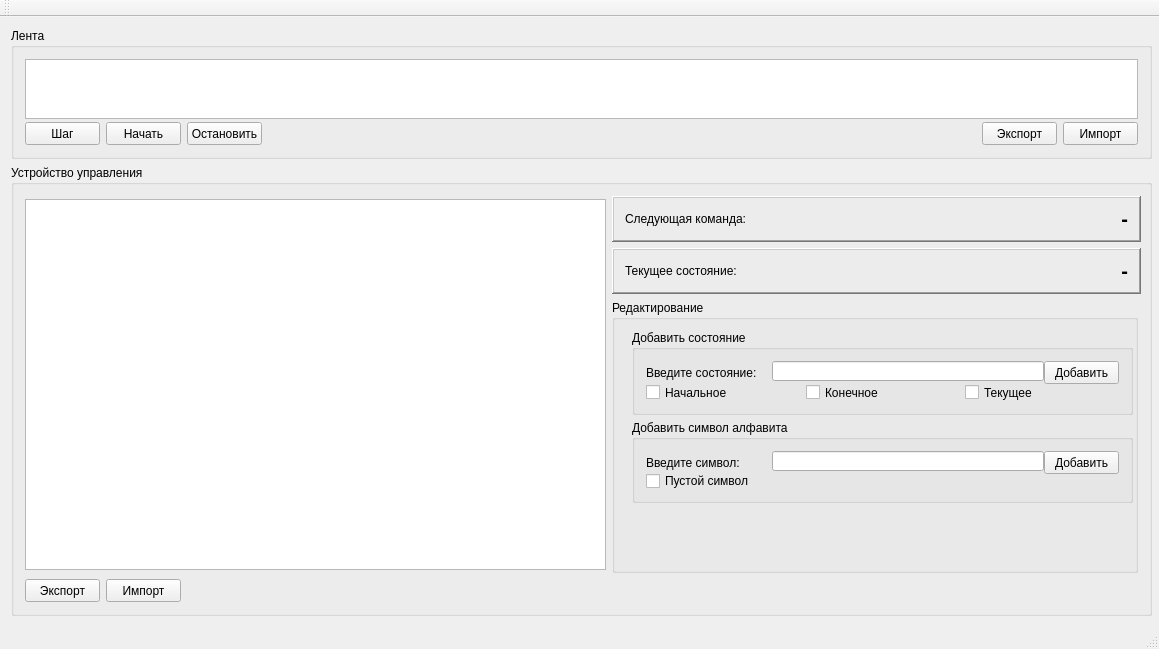
<?xml version="1.0" encoding="UTF-8"?>
<ui version="4.0">
 <class>TuringMachineClass</class>
 <widget class="QMainWindow" name="TuringMachineClass">
  <property name="geometry">
   <rect>
    <x>0</x>
    <y>0</y>
    <width>1159</width>
    <height>649</height>
   </rect>
  </property>
  <property name="minimumSize">
   <size>
    <width>1159</width>
    <height>649</height>
   </size>
  </property>
  <property name="maximumSize">
   <size>
    <width>1159</width>
    <height>649</height>
   </size>
  </property>
  <property name="windowTitle">
   <string>TuringMachine</string>
  </property>
  <widget class="QWidget" name="centralWidget">
   <layout class="QGridLayout" name="gridLayout_3">
    <item row="0" column="0">
     <widget class="QGroupBox" name="groupBox">
      <property name="minimumSize">
       <size>
        <width>1141</width>
        <height>131</height>
       </size>
      </property>
      <property name="maximumSize">
       <size>
        <width>1141</width>
        <height>131</height>
       </size>
      </property>
      <property name="title">
       <string>Лента</string>
      </property>
      <layout class="QGridLayout" name="gridLayout_2">
       <item row="0" column="0">
        <widget class="QTableWidget" name="tape">
         <property name="minimumSize">
          <size>
           <width>0</width>
           <height>60</height>
          </size>
         </property>
         <property name="maximumSize">
          <size>
           <width>16777215</width>
           <height>60</height>
          </size>
         </property>
         <property name="font">
          <font>
           <family>Cooper Black</family>
           <pointsize>13</pointsize>
           <weight>50</weight>
           <bold>false</bold>
          </font>
         </property>
         <property name="editTriggers">
          <set>QAbstractItemView::DoubleClicked</set>
         </property>
         <property name="textElideMode">
          <enum>Qt::ElideMiddle</enum>
         </property>
         <attribute name="horizontalHeaderVisible">
          <bool>false</bool>
         </attribute>
         <attribute name="horizontalHeaderCascadingSectionResizes">
          <bool>true</bool>
         </attribute>
         <attribute name="horizontalHeaderDefaultSectionSize">
          <number>50</number>
         </attribute>
         <attribute name="verticalHeaderVisible">
          <bool>false</bool>
         </attribute>
         <attribute name="verticalHeaderCascadingSectionResizes">
          <bool>false</bool>
         </attribute>
         <attribute name="verticalHeaderDefaultSectionSize">
          <number>50</number>
         </attribute>
        </widget>
       </item>
       <item row="1" column="0">
        <layout class="QHBoxLayout" name="horizontalLayout">
         <item>
          <widget class="QPushButton" name="step">
           <property name="minimumSize">
            <size>
             <width>75</width>
             <height>23</height>
            </size>
           </property>
           <property name="maximumSize">
            <size>
             <width>75</width>
             <height>23</height>
            </size>
           </property>
           <property name="font">
            <font>
             <pointsize>9</pointsize>
            </font>
           </property>
           <property name="text">
            <string>Шаг</string>
           </property>
          </widget>
         </item>
         <item>
          <widget class="QPushButton" name="begin">
           <property name="minimumSize">
            <size>
             <width>75</width>
             <height>23</height>
            </size>
           </property>
           <property name="maximumSize">
            <size>
             <width>75</width>
             <height>23</height>
            </size>
           </property>
           <property name="font">
            <font>
             <pointsize>9</pointsize>
            </font>
           </property>
           <property name="text">
            <string>Начать</string>
           </property>
          </widget>
         </item>
         <item>
          <widget class="QPushButton" name="stop">
           <property name="minimumSize">
            <size>
             <width>75</width>
             <height>23</height>
            </size>
           </property>
           <property name="maximumSize">
            <size>
             <width>75</width>
             <height>23</height>
            </size>
           </property>
           <property name="font">
            <font>
             <pointsize>9</pointsize>
            </font>
           </property>
           <property name="text">
            <string>Остановить</string>
           </property>
          </widget>
         </item>
         <item>
          <spacer name="horizontalSpacer">
           <property name="orientation">
            <enum>Qt::Horizontal</enum>
           </property>
           <property name="sizeHint" stdset="0">
            <size>
             <width>718</width>
             <height>20</height>
            </size>
           </property>
          </spacer>
         </item>
         <item>
          <widget class="QPushButton" name="exportTape">
           <property name="minimumSize">
            <size>
             <width>75</width>
             <height>23</height>
            </size>
           </property>
           <property name="maximumSize">
            <size>
             <width>75</width>
             <height>23</height>
            </size>
           </property>
           <property name="font">
            <font>
             <pointsize>9</pointsize>
            </font>
           </property>
           <property name="text">
            <string>Экспорт</string>
           </property>
          </widget>
         </item>
         <item>
          <widget class="QPushButton" name="importTape">
           <property name="minimumSize">
            <size>
             <width>75</width>
             <height>23</height>
            </size>
           </property>
           <property name="maximumSize">
            <size>
             <width>75</width>
             <height>23</height>
            </size>
           </property>
           <property name="font">
            <font>
             <pointsize>9</pointsize>
            </font>
           </property>
           <property name="text">
            <string>Импорт</string>
           </property>
          </widget>
         </item>
        </layout>
       </item>
      </layout>
     </widget>
    </item>
    <item row="1" column="0">
     <widget class="QGroupBox" name="groupBox_2">
      <property name="minimumSize">
       <size>
        <width>1141</width>
        <height>451</height>
       </size>
      </property>
      <property name="maximumSize">
       <size>
        <width>1141</width>
        <height>451</height>
       </size>
      </property>
      <property name="font">
       <font>
        <pointsize>9</pointsize>
       </font>
      </property>
      <property name="title">
       <string>Устройство управления</string>
      </property>
      <layout class="QGridLayout" name="gridLayout">
       <item row="0" column="0" rowspan="3" colspan="2">
        <widget class="QTableWidget" name="controller">
         <property name="minimumSize">
          <size>
           <width>581</width>
           <height>371</height>
          </size>
         </property>
         <property name="maximumSize">
          <size>
           <width>581</width>
           <height>371</height>
          </size>
         </property>
         <property name="editTriggers">
          <set>QAbstractItemView::DoubleClicked</set>
         </property>
         <attribute name="horizontalHeaderCascadingSectionResizes">
          <bool>false</bool>
         </attribute>
         <attribute name="horizontalHeaderStretchLastSection">
          <bool>true</bool>
         </attribute>
         <attribute name="verticalHeaderStretchLastSection">
          <bool>false</bool>
         </attribute>
        </widget>
       </item>
       <item row="0" column="2">
        <widget class="QFrame" name="frame_2">
         <property name="minimumSize">
          <size>
           <width>529</width>
           <height>46</height>
          </size>
         </property>
         <property name="maximumSize">
          <size>
           <width>529</width>
           <height>46</height>
          </size>
         </property>
         <property name="frameShape">
          <enum>QFrame::WinPanel</enum>
         </property>
         <property name="frameShadow">
          <enum>QFrame::Raised</enum>
         </property>
         <layout class="QHBoxLayout" name="horizontalLayout_3">
          <item>
           <widget class="QLabel" name="label_3">
            <property name="font">
             <font>
              <pointsize>9</pointsize>
             </font>
            </property>
            <property name="text">
             <string>Следующая команда:</string>
            </property>
           </widget>
          </item>
          <item>
           <widget class="QLabel" name="nextCommand">
            <property name="font">
             <font>
              <pointsize>15</pointsize>
              <weight>75</weight>
              <bold>true</bold>
             </font>
            </property>
            <property name="text">
             <string>-</string>
            </property>
            <property name="alignment">
             <set>Qt::AlignRight|Qt::AlignTrailing|Qt::AlignVCenter</set>
            </property>
           </widget>
          </item>
         </layout>
        </widget>
       </item>
       <item row="1" column="2">
        <widget class="QFrame" name="frame">
         <property name="minimumSize">
          <size>
           <width>529</width>
           <height>46</height>
          </size>
         </property>
         <property name="maximumSize">
          <size>
           <width>529</width>
           <height>46</height>
          </size>
         </property>
         <property name="frameShape">
          <enum>QFrame::WinPanel</enum>
         </property>
         <property name="frameShadow">
          <enum>QFrame::Raised</enum>
         </property>
         <layout class="QHBoxLayout" name="horizontalLayout_2">
          <item>
           <widget class="QLabel" name="label">
            <property name="font">
             <font>
              <pointsize>9</pointsize>
             </font>
            </property>
            <property name="text">
             <string>Текущее состояние:</string>
            </property>
           </widget>
          </item>
          <item>
           <widget class="QLabel" name="currentState">
            <property name="font">
             <font>
              <pointsize>15</pointsize>
              <weight>75</weight>
              <bold>true</bold>
             </font>
            </property>
            <property name="text">
             <string>-</string>
            </property>
            <property name="alignment">
             <set>Qt::AlignRight|Qt::AlignTrailing|Qt::AlignVCenter</set>
            </property>
           </widget>
          </item>
         </layout>
        </widget>
       </item>
       <item row="3" column="0">
        <layout class="QHBoxLayout" name="horizontalLayout_4">
         <item>
          <widget class="QPushButton" name="exportController">
           <property name="minimumSize">
            <size>
             <width>75</width>
             <height>23</height>
            </size>
           </property>
           <property name="maximumSize">
            <size>
             <width>75</width>
             <height>23</height>
            </size>
           </property>
           <property name="text">
            <string>Экспорт</string>
           </property>
          </widget>
         </item>
         <item>
          <widget class="QPushButton" name="importController">
           <property name="minimumSize">
            <size>
             <width>75</width>
             <height>23</height>
            </size>
           </property>
           <property name="maximumSize">
            <size>
             <width>75</width>
             <height>23</height>
            </size>
           </property>
           <property name="text">
            <string>Импорт</string>
           </property>
          </widget>
         </item>
        </layout>
       </item>
       <item row="3" column="1">
        <spacer name="horizontalSpacer_2">
         <property name="orientation">
          <enum>Qt::Horizontal</enum>
         </property>
         <property name="sizeType">
          <enum>QSizePolicy::Fixed</enum>
         </property>
         <property name="sizeHint" stdset="0">
          <size>
           <width>398</width>
           <height>20</height>
          </size>
         </property>
        </spacer>
       </item>
       <item row="2" column="2">
        <widget class="QGroupBox" name="groupBox_3">
         <property name="title">
          <string>Редактирование</string>
         </property>
         <widget class="QGroupBox" name="groupBox_4">
          <property name="geometry">
           <rect>
            <x>20</x>
            <y>30</y>
            <width>501</width>
            <height>85</height>
           </rect>
          </property>
          <property name="title">
           <string>Добавить состояние</string>
          </property>
          <layout class="QVBoxLayout" name="verticalLayout">
           <item>
            <layout class="QHBoxLayout" name="horizontalLayout_5">
             <item>
              <widget class="QLabel" name="label_2">
               <property name="minimumSize">
                <size>
                 <width>120</width>
                 <height>23</height>
                </size>
               </property>
               <property name="maximumSize">
                <size>
                 <width>120</width>
                 <height>23</height>
                </size>
               </property>
               <property name="text">
                <string>Введите состояние:</string>
               </property>
              </widget>
             </item>
             <item>
              <widget class="QLineEdit" name="newState">
               <property name="minimumSize">
                <size>
                 <width>272</width>
                 <height>20</height>
                </size>
               </property>
               <property name="maximumSize">
                <size>
                 <width>272</width>
                 <height>20</height>
                </size>
               </property>
               <property name="maxLength">
                <number>5</number>
               </property>
              </widget>
             </item>
             <item>
              <widget class="QPushButton" name="addNewState">
               <property name="minimumSize">
                <size>
                 <width>75</width>
                 <height>23</height>
                </size>
               </property>
               <property name="maximumSize">
                <size>
                 <width>75</width>
                 <height>23</height>
                </size>
               </property>
               <property name="text">
                <string>Добавить</string>
               </property>
              </widget>
             </item>
            </layout>
           </item>
           <item>
            <layout class="QHBoxLayout" name="horizontalLayout_6">
             <item>
              <widget class="QCheckBox" name="beginState">
               <property name="text">
                <string>Начальное</string>
               </property>
              </widget>
             </item>
             <item>
              <widget class="QCheckBox" name="endState">
               <property name="text">
                <string>Конечное</string>
               </property>
              </widget>
             </item>
             <item>
              <widget class="QCheckBox" name="currState">
               <property name="text">
                <string>Текущее</string>
               </property>
              </widget>
             </item>
            </layout>
           </item>
          </layout>
         </widget>
         <widget class="QGroupBox" name="groupBox_5">
          <property name="geometry">
           <rect>
            <x>20</x>
            <y>120</y>
            <width>501</width>
            <height>83</height>
           </rect>
          </property>
          <property name="title">
           <string>Добавить символ алфавита</string>
          </property>
          <layout class="QVBoxLayout" name="verticalLayout_2">
           <item>
            <layout class="QHBoxLayout" name="horizontalLayout_8">
             <item>
              <widget class="QLabel" name="label_4">
               <property name="minimumSize">
                <size>
                 <width>120</width>
                 <height>23</height>
                </size>
               </property>
               <property name="maximumSize">
                <size>
                 <width>120</width>
                 <height>23</height>
                </size>
               </property>
               <property name="text">
                <string>Введите символ:</string>
               </property>
              </widget>
             </item>
             <item>
              <widget class="QLineEdit" name="newSymbol">
               <property name="minimumSize">
                <size>
                 <width>272</width>
                 <height>20</height>
                </size>
               </property>
               <property name="maximumSize">
                <size>
                 <width>272</width>
                 <height>20</height>
                </size>
               </property>
               <property name="maxLength">
                <number>5</number>
               </property>
              </widget>
             </item>
             <item>
              <widget class="QPushButton" name="addNewSymbol">
               <property name="minimumSize">
                <size>
                 <width>75</width>
                 <height>23</height>
                </size>
               </property>
               <property name="maximumSize">
                <size>
                 <width>75</width>
                 <height>23</height>
                </size>
               </property>
               <property name="text">
                <string>Добавить</string>
               </property>
              </widget>
             </item>
            </layout>
           </item>
           <item>
            <widget class="QCheckBox" name="emptySymbol">
             <property name="text">
              <string>Пустой символ</string>
             </property>
            </widget>
           </item>
          </layout>
         </widget>
        </widget>
       </item>
      </layout>
     </widget>
    </item>
   </layout>
  </widget>
  <widget class="QMenuBar" name="menuBar">
   <property name="geometry">
    <rect>
     <x>0</x>
     <y>0</y>
     <width>1159</width>
     <height>21</height>
    </rect>
   </property>
  </widget>
  <widget class="QToolBar" name="mainToolBar">
   <attribute name="toolBarArea">
    <enum>TopToolBarArea</enum>
   </attribute>
   <attribute name="toolBarBreak">
    <bool>false</bool>
   </attribute>
  </widget>
  <widget class="QStatusBar" name="statusBar"/>
 </widget>
 <layoutdefault spacing="6" margin="11"/>
 <tabstops>
  <tabstop>step</tabstop>
  <tabstop>begin</tabstop>
  <tabstop>stop</tabstop>
  <tabstop>exportTape</tabstop>
  <tabstop>importTape</tabstop>
  <tabstop>tape</tabstop>
  <tabstop>controller</tabstop>
  <tabstop>exportController</tabstop>
  <tabstop>importController</tabstop>
 </tabstops>
 <resources>
  <include location="turingmachine.qrc"/>
 </resources>
 <connections/>
</ui>
